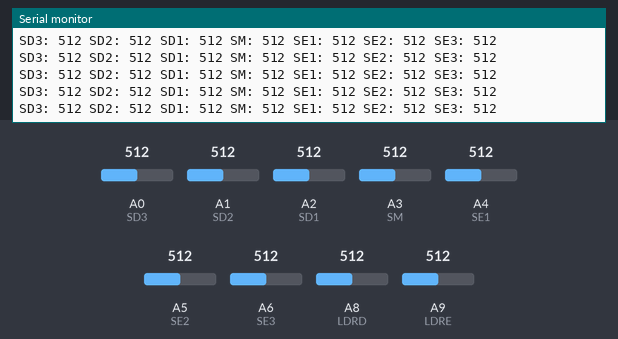
A sketch run on a simulated Arduino Mega 2560, built with avr-gcc and run on an emulated ATmega2560. Shown: the last lines printed to the serial monitor. The inputs (shaded band) are chosen by the test bench; at power-on: A2 (SD1) = 512, A3 (SM) = 512, A0 (SD3) = 512, A1 (SD2) = 512, A4 (SE1) = 512, A5 (SE2) = 512, A6 (SE3) = 512, A8 (LDRD) = 512, A9 (LDRE) = 512.

Above: at 4.2 s.
4.3 s: A2 (SD1) set to 104
At 4.31 s:
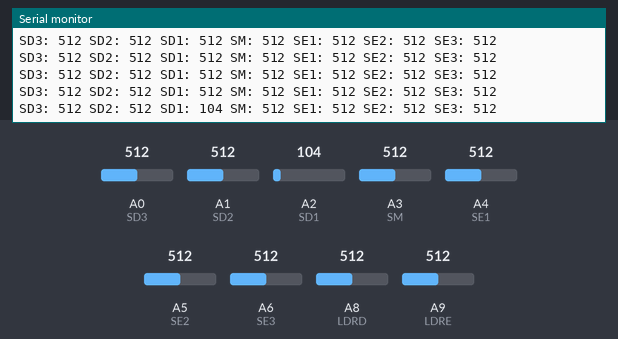
7.3 s: A2 (SD1) set to 88
At 7.38 s:
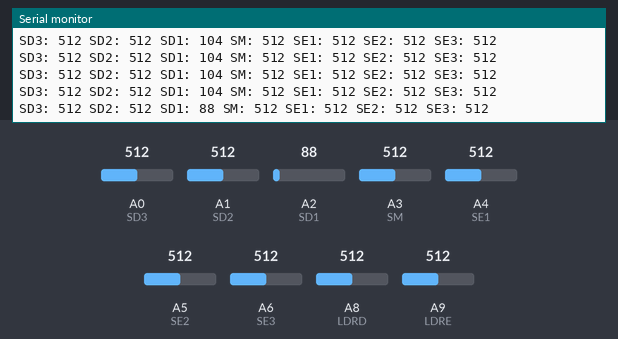
11.8 s: A3 (SM) set to 108
At 11.88 s:
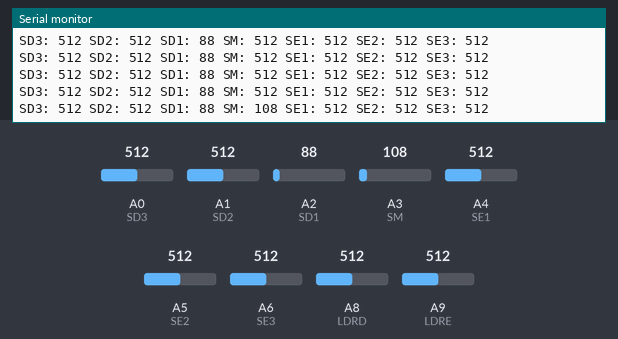
14.8 s: A3 (SM) set to 93
At 14.85 s:
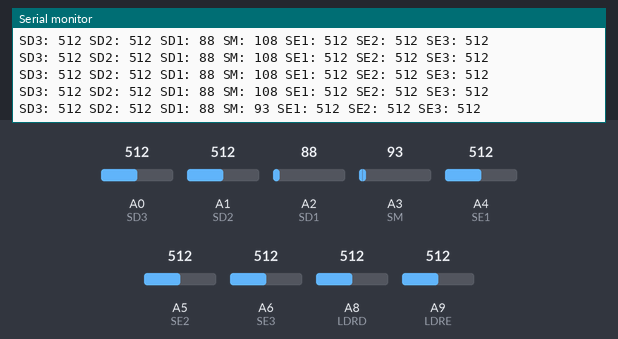
Timing chart, 0 to 17.3 s (numbered marks = the images above; inputs shaded):
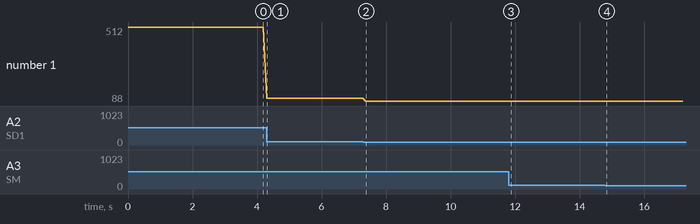

The sketch:

test_sensores_refl_ldr_placa_gabriel.ino
```cpp
#define SD3 A0
#define SD2 A1
#define SD1 A2
#define SM A3
#define SE1 A4
#define SE2 A5
#define SE3 A6
#define LDRD A8
#define LDRE A9

int sd3, sd2, sd1, sm, se1, se2, se3, ldrd, ldre;

void setup() {
  Serial.begin(9600);
  pinMode(SD3, INPUT);
  pinMode(SD2, INPUT);
  pinMode(SD1, INPUT);
  pinMode(SM, INPUT);
  pinMode(SE1, INPUT);
  pinMode(SE2, INPUT);
  pinMode(SE3, INPUT);
  pinMode(LDRD, INPUT);
  pinMode(LDRE, INPUT);
}

void loop() {
  sd3 = analogRead(SD3);
  sd2 = analogRead(SD2);
  sd1 = analogRead(SD1);
  sm = analogRead(SM);
  se1 = analogRead(SE1);
  se2 = analogRead(SE2);
  se3 = analogRead(SE3);
  ldrd = analogRead(LDRD);
  ldre = analogRead(LDRE);

  Serial.print("SD3: ");
  Serial.print(sd3);
  Serial.print(" SD2: ");
  Serial.print(sd2);
  Serial.print(" SD1: ");
  Serial.print(sd1);
  Serial.print(" SM: ");
  Serial.print(sm);
  Serial.print(" SE1: ");
  Serial.print(se1);
  Serial.print(" SE2: ");
  Serial.print(se2);
  Serial.print(" SE3: ");
  Serial.print(se3);
  // Serial.print(" LDRD: ");
  // Serial.print(ldrd);
  // Serial.print(" LDRE: ");
  // Serial.print(ldre);

  Serial.println();
  delay(100);
}
```

Measured:
- after the input at 4.3 s, the serial monitor: prints a new line at once (image 1)
- after the input at 7.3 s, the serial monitor: prints a new line after 0.07 s (image 2)
- after the input at 11.8 s, the serial monitor: prints a new line after 0.08 s (image 3)
- after the input at 14.8 s, the serial monitor: prints a new line after 0.05 s (image 4)
- plotted number 1: 512 → 104 after the input at 4.3 s, 104 → 88 after the input at 7.3 s
